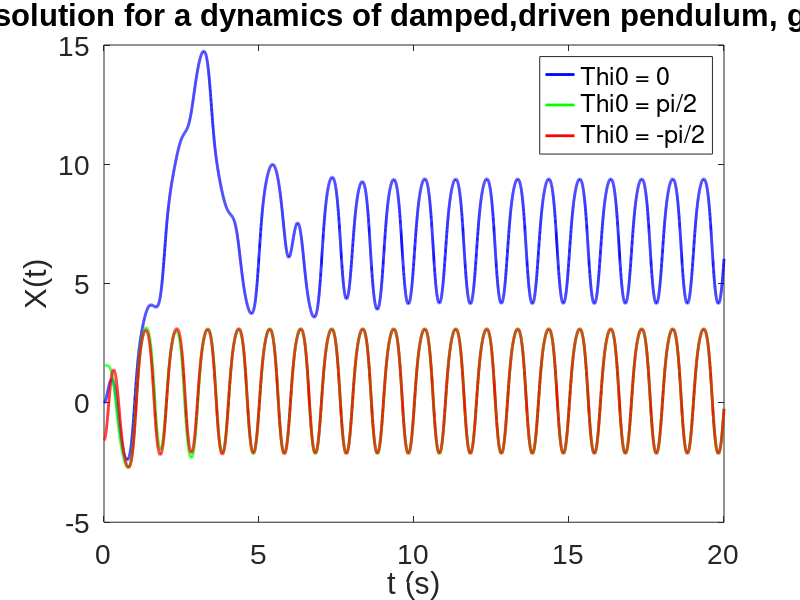

Here is the MATLAB script that generated this plot:
# solution to problem 4 homework set 9
# part c
 trange = linspace(0,20,10000);
 
 %% Defining initial conditions
Thi0 = 0; % m
dThi0 = 0; % m/s
R0 = [Thi0;dThi0]; % Initial condition arrayfun
Thipi = pi/2;
R1 = [Thipi,dThi0];
ThipiN = -pi/2;
R2 = [ThipiN,dThi0];
function [dx_dt] = sho_ode(X,t)

  % initial conditions
  gamma = 1.06; 
  w = 2*pi; % omega
  w_0 = 1.5*w ;% omega_0
  Beta = w_0/4; % Beta 
  
  X1 = X(1);
  X2 = X(2);
  dX1 = X2;
  dX2 = ((w_0^2)*gamma*cos(w*t))-2*Beta*X2-(w_0^2)*sin(X1);
  dx_dt = [dX1;dX2];
end
[results] = lsode('sho_ode',R0,trange);
[results1] = lsode('sho_ode',R1,trange);
[results2] = lsode('sho_ode',R2,trange);

figure(1); clf
plot(trange,results(:,1),'b-','linewidth',2);
hold on
plot(trange, results1(:,1),'g-','linewidth',2);
hold on
plot(trange, results2(:,1),'r-','linewidth',2);
xlabel('t (s)')
ylabel('X(t)')
set(gca,'fontname','Arial','fontsize',20)
xlim([trange(1),trange(end)]);
title("Numerical solution for a dynamics of damped,driven pendulum, gamma = 1.06");
legend ({"Thi0 = 0", "Thi0 = pi/2","Thi0 = -pi/2"}, "location", "best");
print figure1.pdf    # The extension specifies the format
%print -djpg figure1  # Will produce "figure1.jpg" file